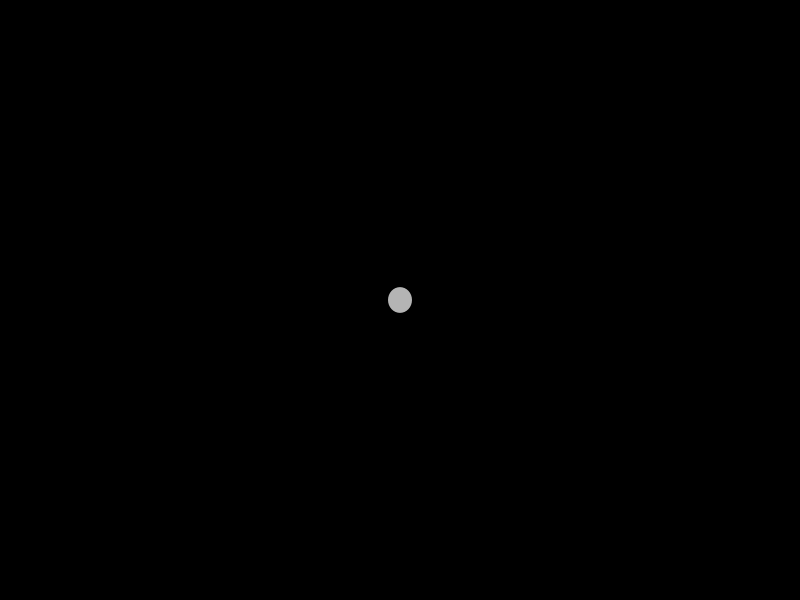
Frame 1 (no input)
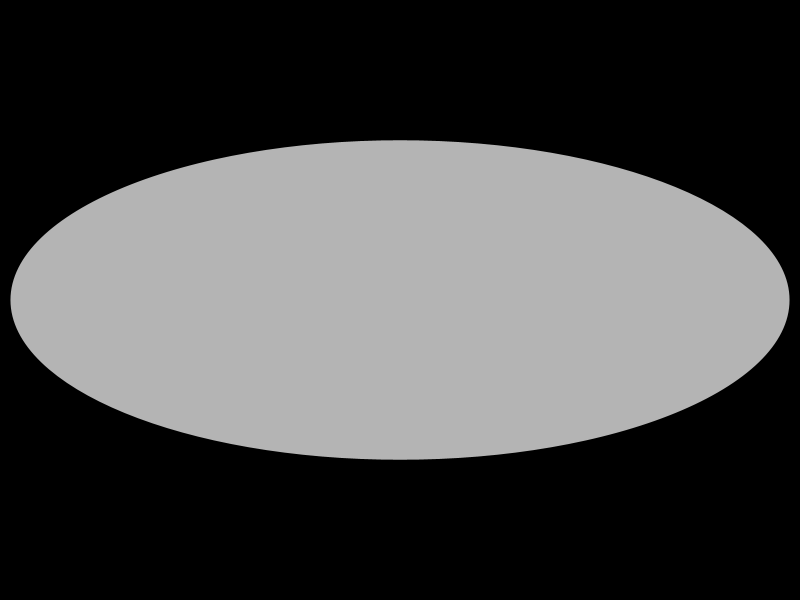
Frame 60 (the mouse pressed at the canvas centre just before this capture)
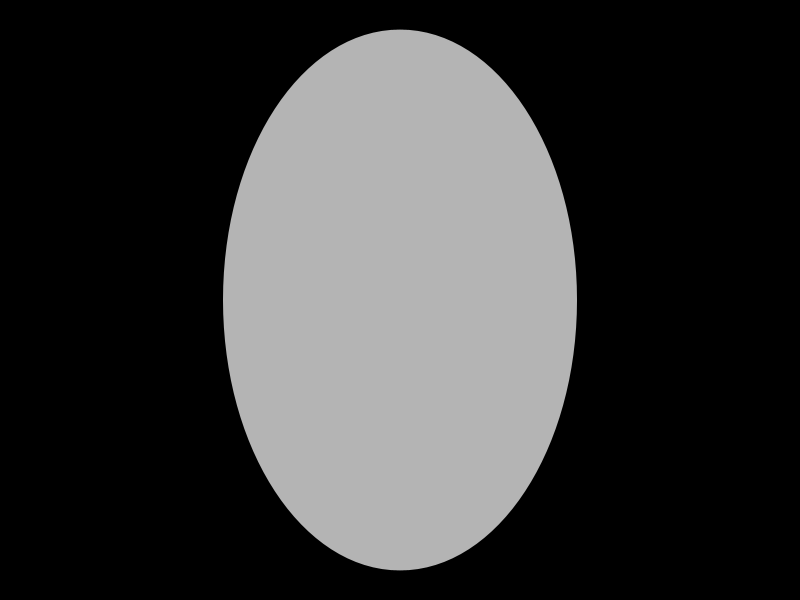
Frame 120 (the mouse held since frame 60 and released just before this capture)

The Processing sketch that drew these frames (run headless with seeded random() and noise(); from frame 60 on, the mouse is pressed at the canvas centre):

// Processing sketch: ExampleSketch
// ── ExampleSketch.pde
void setup() {
  size(800, 600);
  noStroke();
  fill(180);
}

void draw() {
  background(0);
  ellipse(width/2, height/2, width*sin(frameCount*0.03), height*sin(frameCount*0.043));
}
